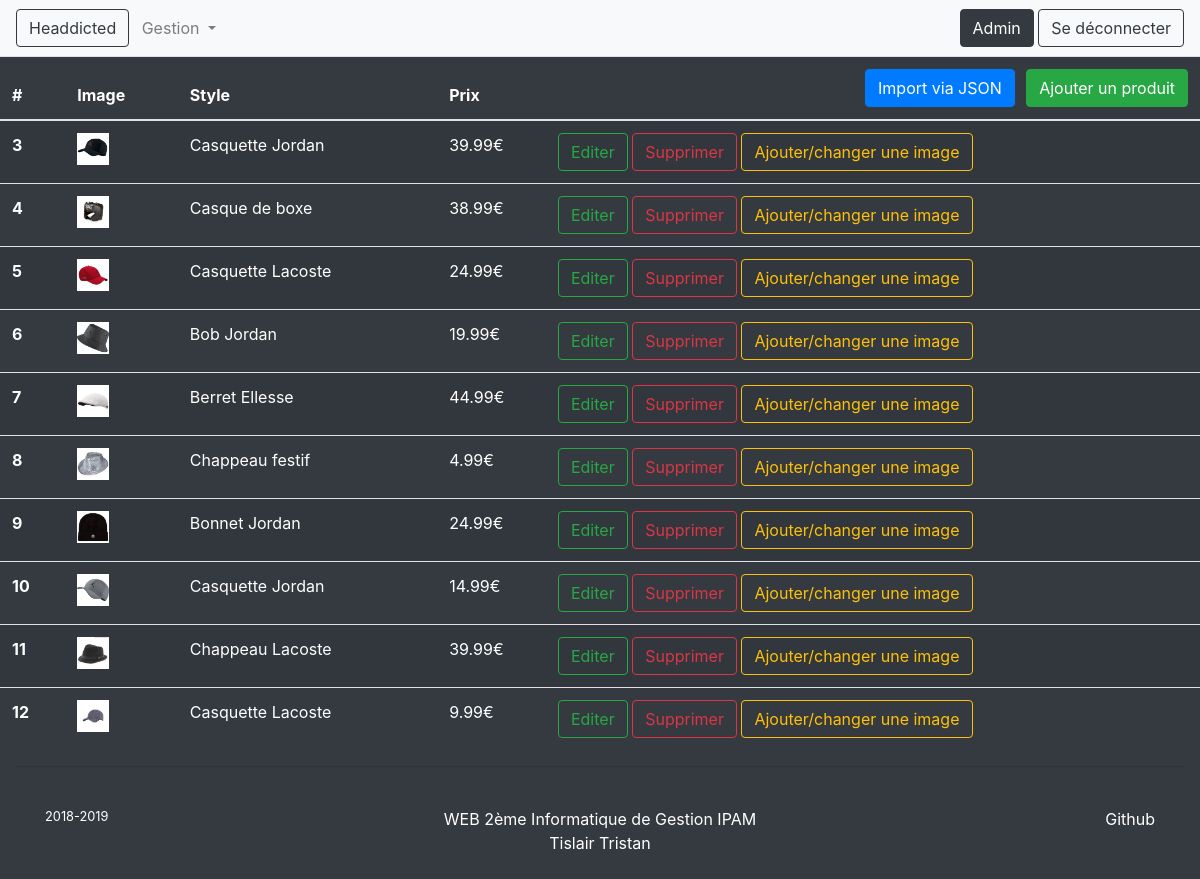
Screenshot of /itemspan (signed in) with the database file from the repository.
### tables this page shows
CREATE TABLE `item` (
  `id` INT(11) NOT NULL,
  `title` VARCHAR(255) NOT NULL,
  `price` FLOAT NOT NULL
);

### controllers/itemspan.php (called while the page is built, shortened)
<?php
require_once ('models/item.php');
$items = getItems();
include 'views/itemspan.php';
?>

### models/item.php (called while the page is built, shortened)
<?php
function getItems() {
    $db = getDb();
    $response = $db->query('SELECT * FROM item');
    $datas = $response->fetchAll();
    return $datas;
}
?>

### views/itemspan.php (the view, shortened to what this page needs)
<table class="table table-hover table-striped" style="color: white">
    <thead>
        <tr>
            <th scope="col">#</th>
            <th scope="col">Image</th>
            <th scope="col">Style</th>
            <th scope="col">Prix</th>
            <th style="text-align: right; color: white" scope="col">
              <button type="button" class="btn btn-primary" data-toggle="modal" data-target="#jsonImport">Import via JSON</button>
              <a class="btn btn-success" href="add_item_form" role="button">Ajouter un produit</a>
            </th>
        </tr>
    </thead>
    <tbody>
      <?php foreach($items as $item):?>
      <tr>
          <th scope="row"><?=$item['id']?></th>
          <td><img style="width: 2rem; text-align: center;" src="/img/Items/itemNb<?=$item['id']?>.jpg" alt="" ></td>
          <td><?=$item['title']?></td>
          <td><?=$item['price']?>€</td>
          <td>
              <div class="row">
                  <form action="item">
                      <button class="btn btn-outline-success" type="submit">Editer</button>
                  </form>
                  <button type="button" class="btn btn-outline-danger" data-toggle="modal" data-target="#delitem<?= $item['id']?>">
                      Supprimer
                  </button>
                  <?php include 'includes/delete_item.php' ?>
                  <button type="button" class="btn btn-outline-warning" data-toggle="modal" data-target="#addimg<?= $item['id']?>">
                      Ajouter/changer une image
                  </button>
              </div>
          </td>
      </tr>
      <?php endforeach ?>
    </tbody>
</table>
<?php
include 'includes/layout.php';
?>

### rows the page displays
item: id "3", shows a picture, title "Casquette Jordan", price "39.99"
item: id "4", shows a picture, title "Casque de boxe", price "38.99"
item: id "5", shows a picture, title "Casquette Lacoste", price "24.99"
item: id "6", shows a picture, title "Bob Jordan", price "19.99"
item: id "7", shows a picture, title "Berret Ellesse", price "44.99"
item: id "8", shows a picture, title "Chappeau festif", price "4.99"
item: id "9", shows a picture, title "Bonnet Jordan", price "24.99"
item: id "10", shows a picture, title "Casquette Jordan", price "14.99"
item: id "11", shows a picture, title "Chappeau Lacoste", price "39.99"
item: id "12", shows a picture, title "Casquette Lacoste", price "9.99"

### other values shown
$_SESSION['login'] "Admin"
